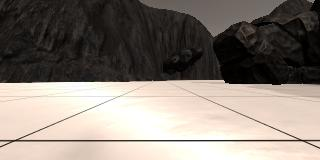
#> input picture calibration_images/example_grid1.jpg, 320 x 160 px
$ python -i perception.py   (imports and definitions only)   (older library calls are emulated)
#> lines starting #> are read from the running program, lines starting #| are printed output that depends on the picture; after the words box and inside, x2 and y2 are one past the last pixel; in counts of white or black regions, pixels touching at a corner belong together
#> further down, picture is the input picture: shape (160, 320, 3); mean B, G, R 118.3, 126.3, 135.1
import numpy as np
import cv2

# Identify pixels above the threshold
# Threshold of RGB > 160 does a nice job of identifying ground pixels only
def color_thresh(img):

    hsv = cv2.cvtColor(img, cv2.COLOR_BGR2HSV)
#> hsv: shape (160, 320, 3); mean H, S, V 16.6, 49.3, 135.2
    lower_terrain = np.array([130,130,130])
    upper_terrain = np.array([255,255,255])


    threshed_terrain = cv2.inRange(img, lower_terrain, upper_terrain)
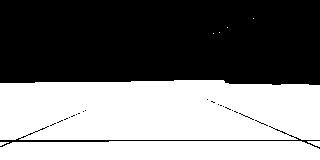
#> threshed_terrain: shape (160, 320); 47.4% white; 8 white regions (4 under 20 px), largest, box (x1, y1, x2, y2) and area: (0, 80, 320, 140) 18314, (0, 141, 320, 160) 5860, (307, 141, 320, 147) 48, (0, 142, 9, 146) 21

    #kernel = np.ones((5,5),np.uint8)
    #threshed_terrain = cv2.morphologyEx(threshed_terrain, cv2.MORPH_CLOSE, kernel)

    import skimage

    from skimage.filters import median
    from skimage.measure import regionprops
    from skimage.measure import label
    from skimage.morphology import rectangle

    threshed_terrain = skimage.filters.median(threshed_terrain,rectangle(3,7))
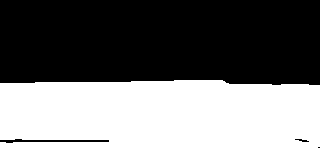
#> threshed_terrain: shape (160, 320); 48.1% white; 1 white region, box (x1, y1, x2, y2) and area: (0, 80, 320, 160) 24607

    bw_label = skimage.measure.label(threshed_terrain)
#> bw_label: shape (160, 320) int64; values 0 (black) and 1 (white), 48.1% white; 1 white region
    stats = skimage.measure.regionprops(bw_label,intensity_image = threshed_terrain)
#> stats = 1 regions; box (x1, y1, x2, y2) and area: (0, 80, 320, 160) 24607


    # take maximum area only
    max_area = 0

    for stat in stats:
        if stat.area > max_area:
            max_area = stat.area
            max_bbox = stat.bbox
            filled_image = stat.filled_image
            extent = stat.extent
            orientation = stat.orientation
            euler_number = stat.euler_number
            intensity_image = stat.intensity_image
#> this loop made 1 pass
#> (max_area, max_bbox, extent, orientation, euler_number) on pass 1: (24607, (80, 0, 160, 320), 0.961, 1.57, 0)
#> pass 1, in color_thresh, `filled_image = stat.filled_image`:
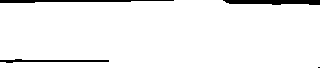
#> filled_image: shape (80, 320) bool; 96.2% white; 4 black regions (1 under 20 px), largest, box (x1, y1, x2, y2) and area: (223, 0, 320, 5) 397, (0, 0, 174, 3) 340, (0, 59, 109, 63) 232
#> after the loop, euler_number = 0; extent = 0.961; max_area = 24607; orientation = 1.57

    try:
        (start_x, start_y, end_x, end_y) = max_bbox
#> start_x = 80; start_y = 0; end_x = 160; end_y = 320
        mask1 = np.zeros_like(threshed_terrain)
        mask2 = np.zeros_like(threshed_terrain)
        mask1[start_x:end_x,start_y:end_y] = intensity_image
        mask2[start_x:end_x,start_y:end_y] = filled_image
#> mask2: shape (160, 320); values 0 (black) and 1 (white), 48.1% white; 1 white region, box (x1, y1, x2, y2) and area: (0, 80, 320, 160) 24629

        threshed_terrain = mask2

    except:
        pass


    lower_rock = np.array([90,200,100])
    upper_rock = np.array([100, 255, 230])
    threshed_rock = cv2.inRange(hsv, lower_rock, upper_rock)
#> threshed_rock: shape (160, 320); every value is 0
    kernel = np.ones((6,6),np.uint8)
    threshed_rock = cv2.dilate(threshed_rock,kernel,iterations = 1)

    bw_label = skimage.measure.label(threshed_rock)
#> bw_label: shape (160, 320) int64; every value is 0
    stats = skimage.measure.regionprops(bw_label,intensity_image = threshed_rock)
#> stats = []

    # take maximum area only (incase there are more than one rock in an image)
    max_area = 0

    for stat in stats:
        if stat.area > max_area:
            max_area = stat.area
            max_bbox2 = stat.bbox
            filled_image2 = stat.filled_image
            intensity_image2 = stat.intensity_image
#> this loop made 0 passes
#> after the loop, max_area = 0
    try:
        (start_x, start_y, end_x, end_y) = max_bbox2
        mask1 = np.zeros_like(threshed_rock)
        mask2 = np.zeros_like(threshed_rock)
        mask1[start_x:end_x,start_y:end_y] = intensity_image2
        mask2[start_x:end_x,start_y:end_y] = filled_image2
        threshed_rock = mask2
    except:
        pass

    print(max_area)
#| 0
    lower_sky = np.array([80,1,90])
    upper_sky = np.array([200, 40, 140])
    threshed_sky = cv2.inRange(hsv, lower_sky, upper_sky)
    threshed_sky = cv2.morphologyEx(threshed_sky, cv2.MORPH_OPEN, kernel)


    threshed_obstacle = np.logical_not(np.logical_or(np.logical_or(threshed_terrain,threshed_sky),threshed_rock))


    #bw_obstacle = cv2.morphologyEx(bw_obstacle, cv2.MORPH_OPEN, kernel)

    return (threshed_terrain*255, threshed_obstacle*255, threshed_rock*255)


# Define a function to convert to rover-centric coordinates
# [64 lines left out: functions rover_coords, to_polar_coords, rotate_pix, translate_pix, pix_to_world, perspect_transform, not called in this run]

from skimage import feature
from skimage import measure
from skimage.transform import hough_line, hough_line_peaks
# nav_terrain edge
# [117 lines left out: functions bw_perim, perception_step, not called in this run]

>>> import cv2
>>> picture = cv2.imread('../calibration_images/example_grid1.jpg')
>>> result = color_thresh(picture)

$ run again, on calibration_images/example_rock2.jpg
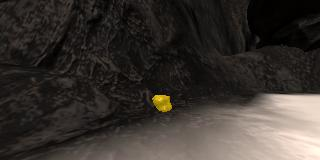
#> input picture calibration_images/example_rock2.jpg, 320 x 160 px
#> picture is the input picture: shape (160, 320, 3); mean B, G, R 47.3, 52, 57.6
#> hsv: shape (160, 320, 3); mean H, S, V 15.2, 57.9, 57.7
#> in color_thresh, `threshed_terrain = skimage.filters.median(threshed_terrain,rectangle(3..`:
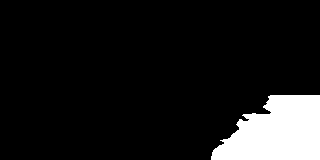
#> threshed_terrain: shape (160, 320); 10.2% white; 1 white region, box (x1, y1, x2, y2) and area: (211, 95, 320, 160) 5247
#> in color_thresh, `stats = skimage.measure.regionprops(bw_label,intensity_image = threshe..`: stats = 1 regions; box (x1, y1, x2, y2) and area: (211, 95, 320, 160) 5247
#> the loop in color_thresh, `for stat in stats:` made 1 pass
#> (max_area, max_bbox, extent, orientation, euler_number) on pass 1: (5247, (95, 211, 160, 320), 0.741, -1.23, 1)
#> pass 1, in color_thresh, `filled_image = stat.filled_image`:
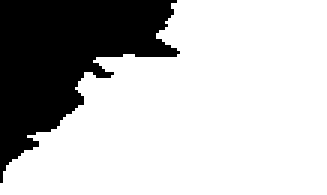
#> filled_image: shape (65, 109) bool (shown 3 times larger); 74.1% white; 1 black region, box (x1, y1, x2, y2) and area: (0, 0, 60, 61) 1838
#> after the loop in color_thresh, `for stat in stats:`: euler_number = 1; extent = 0.741; max_area = 5247; orientation = -1.23
#> start_x = 95; start_y = 211; end_x = 160; end_y = 320
#> threshed_rock: shape (160, 320); every value is 0
#> in color_thresh, `stats = skimage.measure.regionprops(bw_label,intensity_image = threshe..`: stats = []
#> after the loop in color_thresh, `for stat in stats:`: max_area = 0
#| 0
